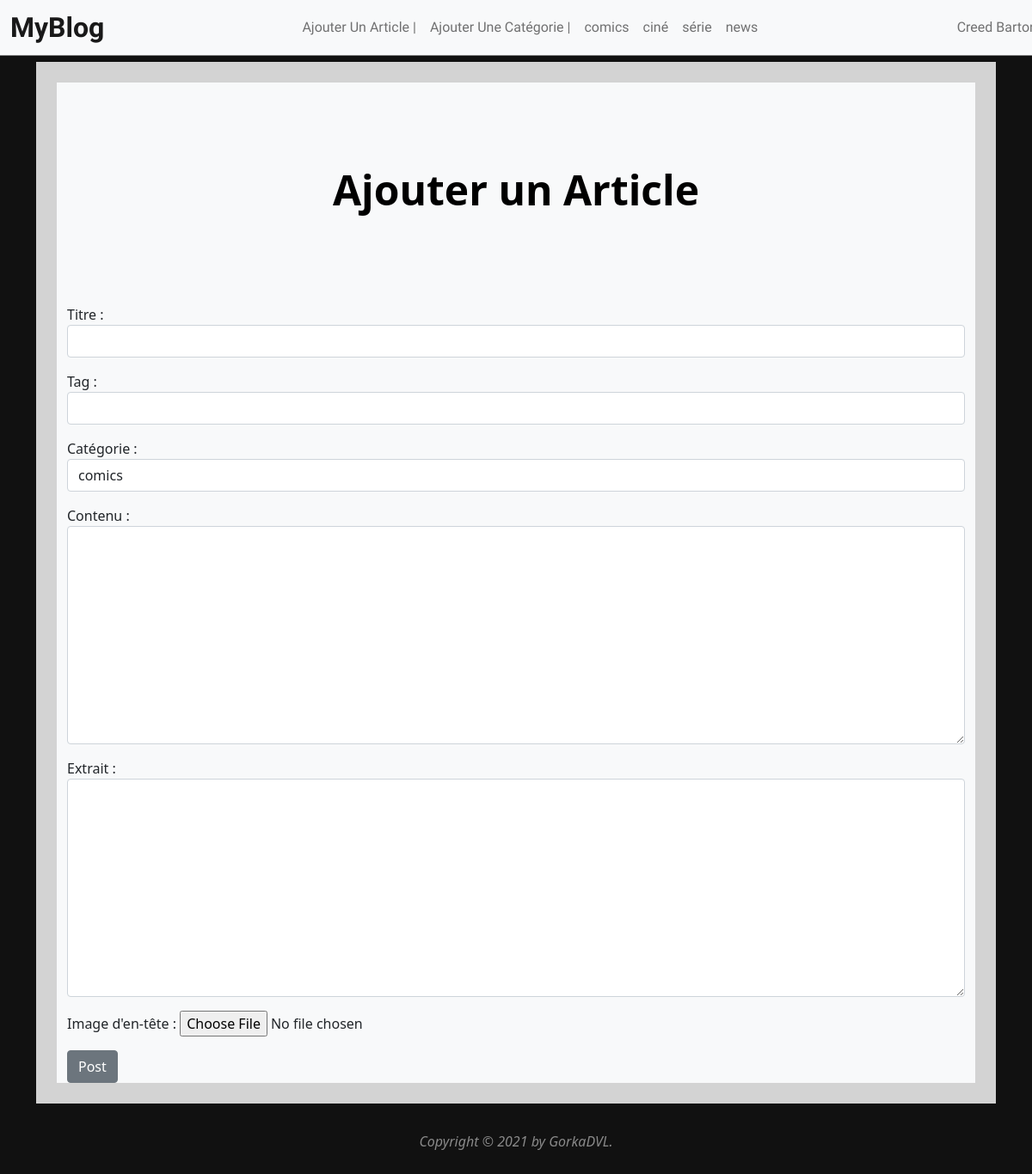
The app's page /add_post/ (signed in), older data.
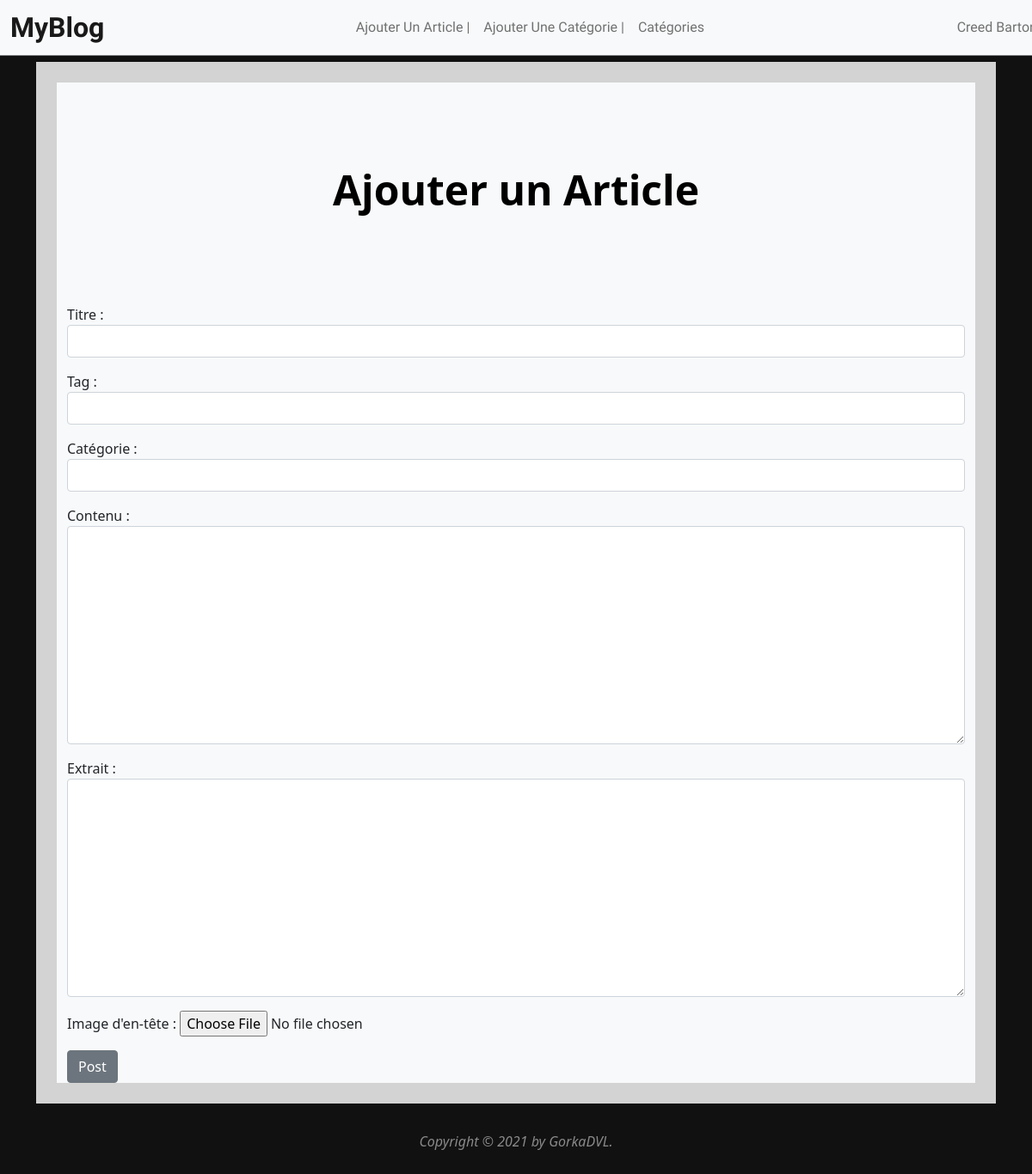
The same page, newer data.
### monblog/models.py (models this page shows, shortened)
class Category(models.Model):
    name = models.CharField(max_length=255)
    def __str__(self):
        return self.name

### monblog/views.py (the view)
# urls.py: path('add_post/', AddPostView.as_view(), name='add_post'),
class AddPostView(CreateView):
    model = Post
    form_class = PostForm
    template_name = 'add_post.html'
    def get_context_data(self, *args, **kwargs):
        cat_menu = Category.objects.all()
        context = super(AddPostView, self).get_context_data(*args, **kwargs)
        context["cat_menu"] = cat_menu
        return context

### monblog/forms.py
class PostForm(forms.ModelForm):
    class Meta:
        model = Post
        fields = ('title', 'title_tag', 'author', 'category', 'body', 'snippet', 'header_image')
        widgets = {
            'title': forms.TextInput(attrs={'class': 'form-control'}),
            'title_tag': forms.TextInput(attrs={'class': 'form-control'}),
            'author': forms.TextInput(attrs={'class': 'form-control', 'value':'', 'id':'elder', 'type':'hidden'}),
            'category': forms.Select(choices=choice_list, attrs={'class': 'form-control'}),
            'body': forms.Textarea(attrs={'class': 'form-control'}),
            'snippet': forms.Textarea(attrs={'class': 'form-control'}),
        }
    def __init__(self, *args, **kwargs):
        super(PostForm, self).__init__(*args, **kwargs)
        self.fields['title'].label = "Titre"
        self.fields['title_tag'].label = "Tag"
        self.fields['category'].label = "Catégorie"
        self.fields['body'].label = "Contenu"
        self.fields['snippet'].label = "Extrait"
        self.fields['header_image'].label = "Image d'en-tête"

### monblog/templates/add_post.html (shortened to what this page needs)
{% extends 'base.html' %}
{% block content %}
{% if user.is_authenticated %}
<div class="container bg-light" style="border: rgb(211, 211, 211) solid 24px;">
<h1 style="color:black; font-size: 3em; font-weight: bold;">Ajouter un Article</h1>
<br><br>
<div class="form-group">
<form method="POST" enctype="multipart/form-data">
    {{ form.as_p }}
</div>
<button class="btn btn-secondary">Post</button>
{% else %}
<h1>You shall Not Pass !</h1>
{% endif %}
</div>
{% endblock %}

### monblog/templates/base.html (shortened to what this page needs)
<!doctype html>
<html lang="en">
  <head>
    <link href="https://cdn.jsdelivr.net/npm/bootstrap@5.0.0-beta1/dist/css/bootstrap.min.css" rel="stylesheet">
    <link rel="stylesheet" href="../../static/popcom/css/styles.css">
  </head>
  <body >
    <nav class="navbar navbar-expand-lg navbar-light bg-light fixed-top " style="font-family: 'Fira Sans', sans-serif;;">
        <div class="container-fluid">
          <div class="col-2">
          <a  style="font-weight: bold; font-size: 2em;" class="navbar-brand" href="{% url 'home' %}">  MyBlog</a>
        </div>
          <div class="collapse navbar-collapse" id="navbarSupportedContent">
            <ul class="navbar-nav me-auto mb-2 mb-lg-0 mx-auto">
              {% if user.is_superuser %}
              <li class="nav-item">
                <a class="nav-link" href="{% url 'add_post' %}">Ajouter Un Article  | </a>
              </li>
              <li class="nav-item">
                <a class="nav-link" href="{% url 'add_category' %}">Ajouter Une Catégorie  | </a>
              </li>
              {% endif %}
              {% if cat_menu %}
              {% for item in cat_menu %}
              <li><a class="nav-link" href="{% url 'category' item|slugify %}"> {{ item }} </a>
                {% endfor %}
              </li>
              {% else %}
              <li class="nav-item">
                <a class="nav-link" href="{% url 'category-list' %}">Catégories</a>
              </li>
            {% endif %}
            </ul>
            {% if user.is_authenticated %}
            <div class="col-2">
            <ul class="navbar-nav ml-auto" style="margin-left: 5em;">
              <li class="nav-item dropdown">
                <a class="nav-link dropdown-toggle" href="#" id="navbarDropdown" role="button" data-bs-toggle="dropdown" aria-expanded="false">
                  {{ user.first_name }} {{ user.last_name }}
                </a>
              </li>
            </ul>
             {% else %}
             <ul class="navbar-nav ml-auto">
              <li class="nav-item">
                <a class="nav-link" href="{% url 'login' %}">Visiteur Anonyme</a>
              </li>
            </ul>
            {% endif %}
          </div>
        </div>
      </nav>
      <br>
      <div class="container">
  {% block content %}
  {% endblock %}
</div>
<footer>
  <p><em>Copyright © 2021 by GorkaDVL. </em></p>
</footer>
  </body>
</html>

Row changes from the older to the newer data that the page shows:
removed Category: name "comics"
removed Category: name "ciné"
removed Category: name "série"
removed Category: name "news"
Text that changed along with them:
form field category: "comics" → (not shown)
text now shown: "Catégories"
